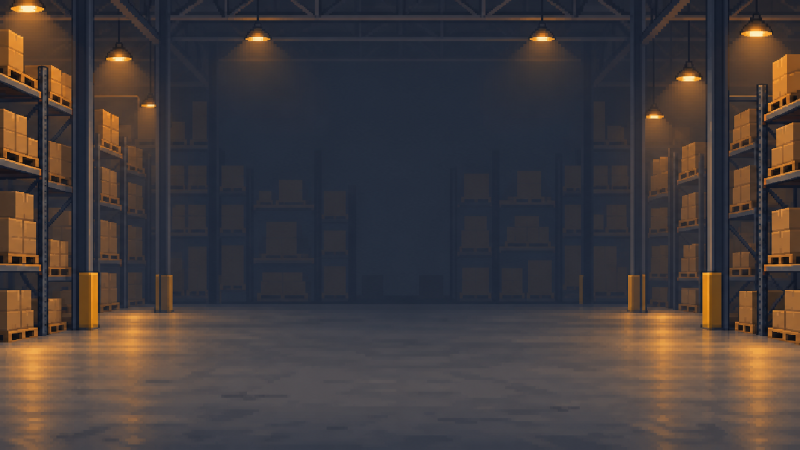
#> input picture assets/environment/warehouse-backdrop.png, 1600 x 900 px (shown at 1/2 size)
$ python build-preview.py
#> lines starting #> are read from the running program, lines starting #| are printed output that depends on the picture; pictures that were not available may be replaced by others from this repository, and a replacement may not be noted
"""Assemble the delivered PNGs for visual review; no gameplay code changes."""
from pathlib import Path
import json
from PIL import Image, ImageDraw, ImageFont

ROOT = Path(__file__).resolve().parents[2]
OUT = ROOT / 'assets'
im = Image.new('RGBA', (1600, 900), '#111e30')
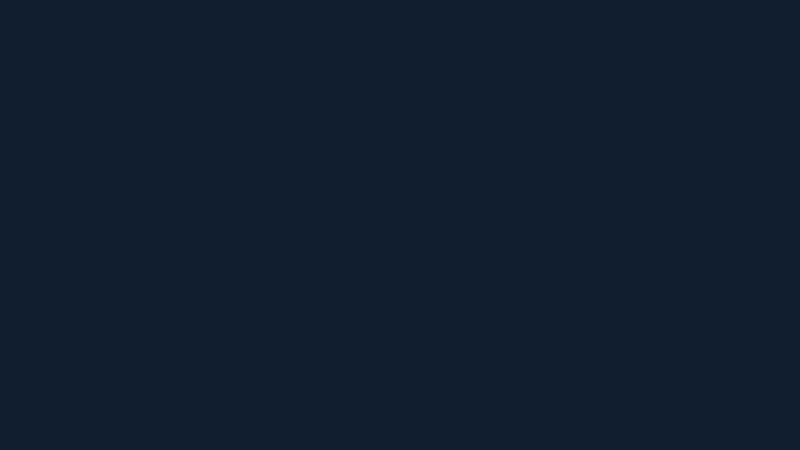
#> im: PIL image 1600x900 RGBA (shown at 1/2 size); mean R, G, B, A 17, 30, 48, 255
d = ImageDraw.Draw(im)
FONT = 'C:/Windows/Fonts/arial.ttf'
BOLD = 'C:/Windows/Fonts/arialbd.ttf'
def text(x,y,s,size=20,color='#eaf2ff',bold=False):
    d.text((x,y),s,font=ImageFont.truetype(BOLD if bold else FONT,size),fill=color)
def box(rect,fill='#192d45',outline='#3b526b',radius=10):
    d.rounded_rectangle(rect,radius,fill,outline,2)
def asset(path,x,y,size=None):
#> called with path = 'environment/warehouse-backdrop.png', x = 0, y = 0
    a=Image.open(OUT/path).convert('RGBA')
#> a is the input picture: PIL image 1600x900 RGBA; mean R, G, B, A 67, 59.5, 59.1, 255
    if size: a=a.resize(size,Image.Resampling.NEAREST)
    im.alpha_composite(a,(x,y))

# Wireframe coordinates are authoritative. These backplates and all text are
# preview-only stand-ins for live Phaser UI; they are not production artwork.
asset('environment/warehouse-backdrop.png',0,0)
for r in [(24,18,374,104),(568,18,854,104),(1030,18,1246,104),(1264,18,1460,104),(1478,18,1576,104)]: box(r)
text(46,29,'СТАЖЁР',23,bold=True)
box((46,66,340,80),'#0e1c30','#0e1c30',5)
d.rounded_rectangle((46,66,150,80),5,fill='#25bcea')
text(247,42,'320 / 1000',14,'#a9c4dc')
asset('ui/icon-clock.png',588,40);text(646,32,'02:15',40,bold=True)
#> call 2 of asset, with path = 'ui/icon-clock.png', x = 588, y = 40
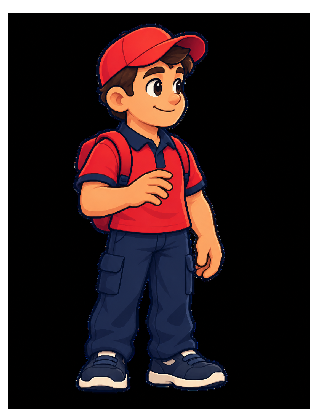
#> input picture assets/character-v2/pick-01.png, 320 x 420 px, given in place of icon-clock.png, which was not available
#> in asset, a is the input picture: PIL image 320x420 RGBA; mean R, G, B, A 33.8, 18, 19.3, 226.9
#> in asset (call 2), `im.alpha_composite(a,(x,y))`:
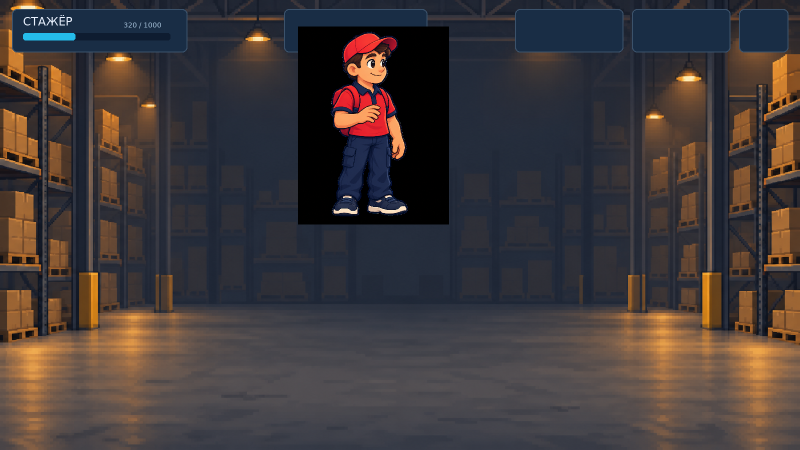
#> im: PIL image 1600x900 RGBA (shown at 1/2 size); mean R, G, B, A 65.4, 57.6, 57.7, 255
asset('ui/icon-money.png',1046,40);text(1100,39,'1 420 ₽',28,bold=True)
#> call 3 of asset, with path = 'ui/icon-money.png', x = 1046, y = 40
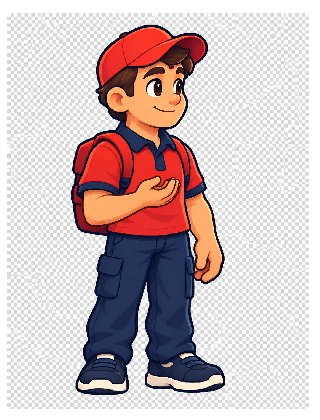
#> input picture assets/character-v2/pick-03.png, 320 x 420 px, given in place of icon-money.png, which was not available
#> in asset, a is the input picture: PIL image 320x420 RGBA; mean R, G, B, A 176.7, 160.7, 161.3, 226.9
#> in asset (call 3), `im.alpha_composite(a,(x,y))`:
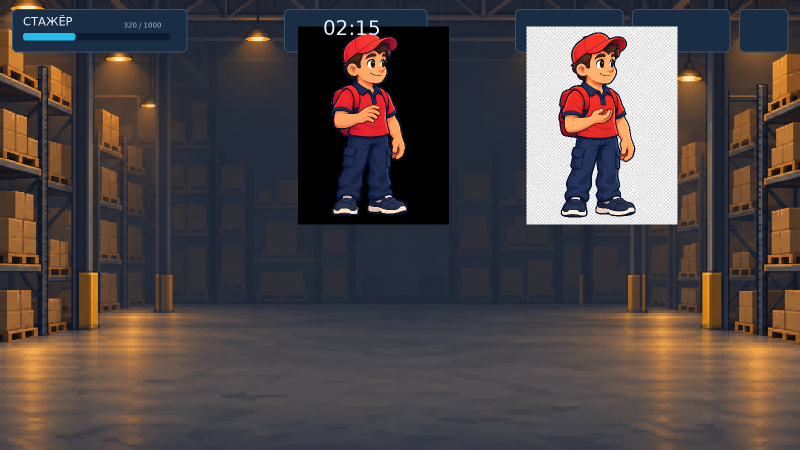
#> im: PIL image 1600x900 RGBA (shown at 1/2 size); mean R, G, B, A 78.2, 68.8, 68.2, 255
asset('ui/icon-star.png',1282,40);text(1336,39,'4.7',28,bold=True)
#> call 4 of asset, with path = 'ui/icon-star.png', x = 1282, y = 40
#> in asset (call 4), `im.alpha_composite(a,(x,y))`:
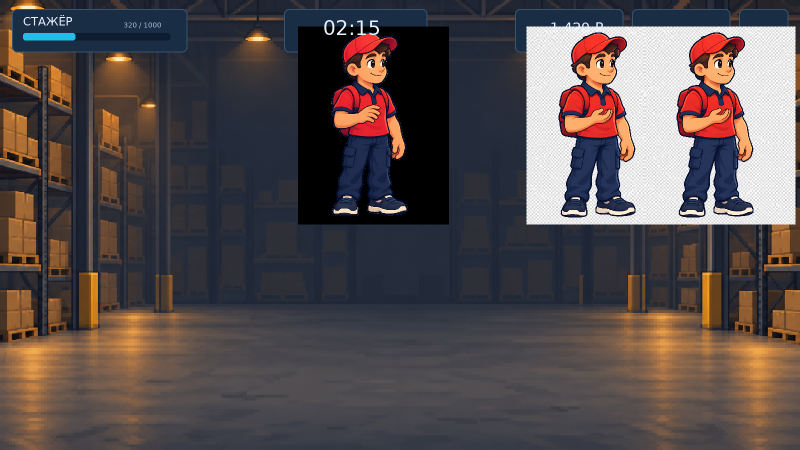
#> im: PIL image 1600x900 RGBA (shown at 1/2 size); mean R, G, B, A 85.5, 75.6, 75.7, 255
#> (the run stopped early here; a loop or call above may not have finished)
